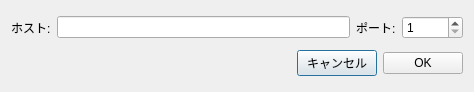
<?xml version="1.0" encoding="UTF-8"?>
<ui version="4.0">
 <class>NewPoolDialog</class>
 <widget class="QDialog" name="NewPoolDialog">
  <property name="geometry">
   <rect>
    <x>0</x>
    <y>0</y>
    <width>474</width>
    <height>92</height>
   </rect>
  </property>
  <property name="windowTitle">
   <string>新しいプール</string>
  </property>
  <layout class="QVBoxLayout" name="verticalLayout">
   <item>
    <layout class="QHBoxLayout" name="horizontalLayout">
     <item>
      <widget class="QLabel" name="label">
       <property name="text">
        <string>ホスト:</string>
       </property>
      </widget>
     </item>
     <item>
      <widget class="QLineEdit" name="m_hostEdit"/>
     </item>
     <item>
      <widget class="QLabel" name="label_2">
       <property name="text">
        <string>ポート:</string>
       </property>
      </widget>
     </item>
     <item>
      <widget class="QSpinBox" name="m_portSpin">
       <property name="minimum">
        <number>1</number>
       </property>
       <property name="maximum">
        <number>65535</number>
       </property>
      </widget>
     </item>
    </layout>
   </item>
   <item>
    <layout class="QHBoxLayout" name="horizontalLayout_2">
     <item>
      <spacer name="horizontalSpacer">
       <property name="orientation">
        <enum>Qt::Horizontal</enum>
       </property>
       <property name="sizeHint" stdset="0">
        <size>
         <width>40</width>
         <height>20</height>
        </size>
       </property>
      </spacer>
     </item>
     <item>
      <widget class="QPushButton" name="m_cancelButton">
       <property name="text">
        <string>キャンセル</string>
       </property>
      </widget>
     </item>
     <item>
      <widget class="QPushButton" name="m_okButton">
       <property name="text">
        <string>OK</string>
       </property>
      </widget>
     </item>
    </layout>
   </item>
  </layout>
 </widget>
 <resources/>
 <connections>
  <connection>
   <sender>m_okButton</sender>
   <signal>clicked()</signal>
   <receiver>NewPoolDialog</receiver>
   <slot>accept()</slot>
   <hints>
    <hint type="sourcelabel">
     <x>500</x>
     <y>62</y>
    </hint>
    <hint type="destinationlabel">
     <x>276</x>
     <y>44</y>
    </hint>
   </hints>
  </connection>
  <connection>
   <sender>m_cancelButton</sender>
   <signal>clicked()</signal>
   <receiver>NewPoolDialog</receiver>
   <slot>reject()</slot>
   <hints>
    <hint type="sourcelabel">
     <x>417</x>
     <y>62</y>
    </hint>
    <hint type="destinationlabel">
     <x>276</x>
     <y>44</y>
    </hint>
   </hints>
  </connection>
 </connections>
</ui>
